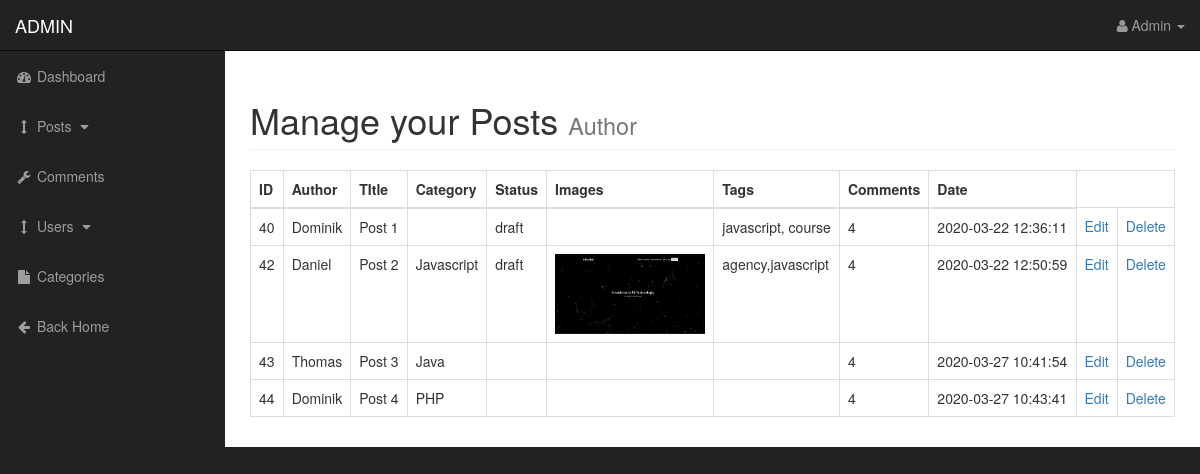
The page /admin/posts.php on the database its author committed.
### tables this page shows
CREATE TABLE `posts` (
  `post_id` int(11) NOT NULL AUTO_INCREMENT,
  `post_category_id` varchar(45) NOT NULL DEFAULT 'default',
  `post_title` varchar(255) NOT NULL,
  `post_author` varchar(255) NOT NULL DEFAULT 'admin',
  `post_date` datetime DEFAULT NULL,
  `post_image` varchar(255) DEFAULT NULL,
  `post_content` mediumtext NOT NULL,
  `post_tags` varchar(255) NOT NULL DEFAULT ' ',
  `post_comment_count` int(11) NOT NULL DEFAULT '0',
  `post_status` varchar(255) NOT NULL DEFAULT 'draft',
  PRIMARY KEY (`post_id`)
);

CREATE TABLE `categories` (
  `cat_ID` int(11) NOT NULL AUTO_INCREMENT,
  `cat_title` varchar(45) NOT NULL,
  PRIMARY KEY (`cat_ID`)
);

### admin/include/view_all_posts.php (the view, shortened to what this page needs)
<table class="table table-bordered table-hover">
    <thead>
    <tr>
        <th>ID</th>
        <th>Author</th>
        <th>TItle</th>
        <th>Category</th>
        <th>Status</th>
        <th>Images</th>
        <th>Tags</th>
        <th> Comments</th>
        <th>Date</th>
    </tr>
    </thead>
    <tbody>
    <?
    $query = "SELECT * FROM posts";
    $select_posts = mysqli_query($connection, $query);
    while($row = mysqli_fetch_assoc($select_posts)) {
        $post_id = $row['post_id'];
        $post_category_id = $row['post_category_id'];
        $post_title = $row['post_title'];
        $post_author = $row['post_author'];
        $post_date = $row['post_date'];
        $post_image = $row['post_image'];
        $post_tags = $row['post_tags'];
        $post_status = $row['post_status'];
        $post_comment_count = $row['post_comment_count'];
        echo "<tr>";
        echo "<td>".$post_id."</td>";
        echo "<td>".$post_author."</td>";
        echo "<td>".$post_title."</td>";
            $query = "SELECT * FROM categories WHERE cat_id = $post_category_id ";
            $select_categories = mysqli_query($connection,$query);
            while ($row = mysqli_fetch_assoc($select_categories)){
                $cat_title = $row['cat_title'];
            }
        echo "<td>".$cat_title."</td>";
        echo "<td>".$post_status."</td>";
        echo "<td>"."<img style='max-width: 150px' class='img-responsive' alt='' src='../".$post_image."'>"."</td>";
        echo "<td>".$post_tags."</td>";
        echo "<td>".$post_comment_count."</td>";
        echo "<td>".$post_date."</td>";
        echo "<td><a href='posts.php?source=edit_post&p_id=$post_id'> Edit </a></td>";
        echo "<td><a href='posts.php?delete=$post_id'> Delete </a></td>";
        echo "</tr>";
    }
    ?>
    </tbody>
</table>

### admin/include/admin_header.php (shortened to what this page needs)
<!DOCTYPE html>
<html lang="en">
<head>
<link href="css/bootstrap.min.css" rel="stylesheet">
<link href="css/sb-admin.css" rel="stylesheet">
<link href="font-awesome/css/font-awesome.min.css" rel="stylesheet" type="text/css">
</head>

### admin/include/admin_navbar.php (shortened to what this page needs)
<nav class="navbar navbar-inverse navbar-fixed-top" role="navigation">
    <div class="navbar-header">
        <a class="navbar-brand" href="../index.php">ADMIN</a>
    </div>
    <ul class="nav navbar-right top-nav">
        <li class="dropdown">
            <a href="javascript:" class="dropdown-toggle" data-toggle="dropdown"><i class="fa fa-user"></i> Admin <b class="caret"></b></a>
        </li>
    </ul>
    <div class="collapse navbar-collapse navbar-ex1-collapse">
        <ul class="nav navbar-nav side-nav">
            <li>
                <a href="../index.php"><i class="fa fa-fw fa-dashboard"></i> Dashboard</a>
            </li>
            <li>
                <a href="javascript:;" data-toggle="collapse" data-target="#posts_dropdown"><i class="fa fa-fw fa-arrows-v"></i> Posts <i class="fa fa-fw fa-caret-down"></i></a>
            </li>
            <li>
                <a href="bootstrap-grid.html"><i class="fa fa-fw fa-wrench"></i> Comments</a>
            </li>
            <li>
                <a href="javascript:;" data-toggle="collapse" data-target="#users"><i class="fa fa-fw fa-arrows-v"></i> Users <i class="fa fa-fw fa-caret-down"></i></a>
            </li>
            <li>
                <a href="../../admin/categories.php"><i class="fa fa-fw fa-file"></i> Categories</a>
            </li>
            <li>
                <a href="../index.php"><i class="fa fa-fw fa-arrow-left"></i> Back Home</a>
            </li>
        </ul>
    </div>
</nav>

### admin/posts.php (shortened to what this page needs)
<? include "include/admin_header.php";?>
<? include "include/admin_navbar.php" ?>
<div id="wrapper">
    <div id="page-wrapper">
        <div class="container-fluid">
            <div class="row">
                <div class="col-lg-12">
                    <h1 class="page-header">
                        Manage your Posts
                        <small>Author</small>
                    </h1>
                    <?
                    if(isset($_GET['source'])){
                        $source = $_GET['source'];
                        switch ($source){
                            case 'add_post';
                                include "include/add_posts.php";
                                break;
                            case 'edit_post':
                                include "include/edit_post.php";
                                break;
                            default:
                        }
                    } else if($_GET['delete']){
                        $delete_id = $_GET['delete'];
                        $query = "DELETE FROM posts WHERE post_id = $delete_id ";
                        $delete_query = mysqli_query($connection,$query);
                        include "include/view_all_posts.php";
                    }
                    else {
                        include "include/view_all_posts.php";
                    }
                    ?>
                </div>
            </div>
        </div>
    </div>
</div>

### admin/css/sb-admin.css (style rules this page uses)
#wrapper { padding-left: 0; }
#page-wrapper { width: 100%; padding: 0; background-color: #fff; }
@media (min-width:768px) { #wrapper { padding-left: 225px; } }
@media (min-width:768px) { #page-wrapper { padding: 10px; } }
.top-nav { padding: 0 15px; }
.top-nav>li { display: inline-block; float: left; }
.top-nav>li>a { padding-top: 15px; padding-bottom: 15px; line-height: 20px; color: #999; }
@media (min-width:768px) { .side-nav { position: fixed; top: 51px; left: 225px; width: 225px; margin-left: -225px; border: none; border-radius: 0; overflow-y: auto; background-color: #222; } }
@media (min-width:768px) { .side-nav>li>a { width: 225px; } }

### rows shown on the page
posts: post_id "40", post_author "Dominik", post_title "Post 1", post_status "draft", post_tags "javascript, course", post_comment_count "4", post_date "2020-03-22 12:36:11"
posts: post_id "42", post_author "Daniel", post_title "Post 2", categories.cat_title "Javascript", post_status "draft", post_image (picture), post_tags "agency,javascript", post_comment_count "4", post_date "2020-03-22 12:50:59"
posts: post_id "43", post_author "Thomas", post_title "Post 3", categories.cat_title "Java", post_comment_count "4", post_date "2020-03-27 10:41:54"
posts: post_id "44", post_author "Dominik", post_title "Post 4", categories.cat_title "PHP", post_comment_count "4", post_date "2020-03-27 10:43:41"
